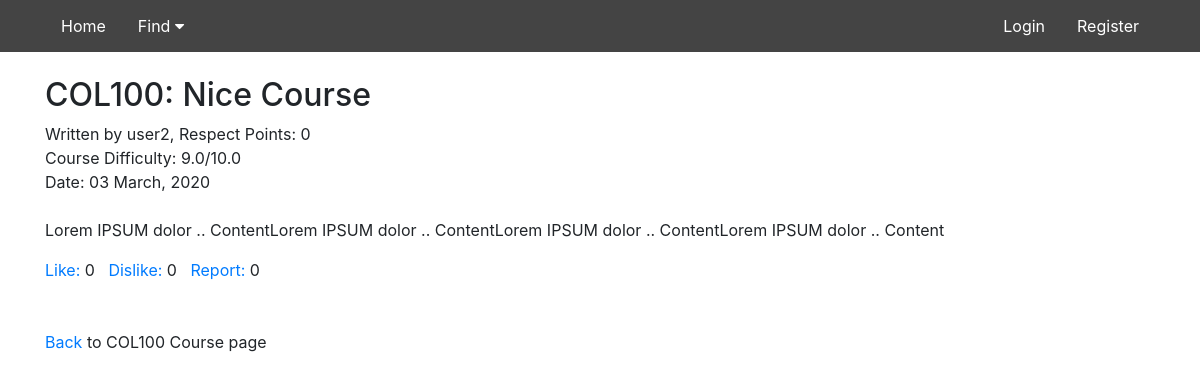
The page /course/COL100/review/5/ on the database its author committed.
### review/models.py (models this page shows, shortened)
class Course_Review(models.Model):
	title = models.CharField(max_length=100)
	course = models.ForeignKey(Course, on_delete=models.CASCADE)
	review = models.TextField()
	course_difficulty = models.IntegerField(validators=[MinValueValidator(1), MaxValueValidator(10)])
	author = models.ForeignKey(User, on_delete=models.CASCADE)
	anonymous = models.BooleanField()
	date_posted = models.DateTimeField(auto_now_add = True)
	date_modif = models.DateTimeField(auto_now = True)
	likes = models.IntegerField(default=0)
	dislikes = models.IntegerField(default=0)
	reports = models.IntegerField(default=0)
	class Meta:
		constraints	= [
			models.UniqueConstraint(fields = ['course', 'author'], name = 'unique_course_review'),
		]

class Course(models.Model):
	name = models.CharField(max_length = 100, unique = True)
	title = models.CharField(max_length = 100)
	dept = models.ForeignKey(Department, on_delete=models.CASCADE)
	info = models.TextField()

### users/models.py (models this page shows, shortened)
class Profile(models.Model):
	user = models.OneToOneField(User, on_delete=models.CASCADE)
	rp = models.IntegerField(default = 0)
	warn_offensive = models.BooleanField(default = False)

### review/views.py (the view)
# urls.py: path('course/<slug:cname>/review/<int:pk>/', CourseReviewDetailView.as_view(), name = 'course-review-detail'),
class CourseReviewDetailView(DetailView):
	model = Course_Review

### review/templates/review/course_review_detail.html (shortened to what this page needs)
{% extends "review/base.html" %}
{% block content %}
<div class = "review">
	<h2>{{ object.course.name }}: {{ object.title }}</h2>
	Written by
	{% if object.anonymous %}
		anonymous
	{% else %}
		{{ object.author.username }}, Respect Points: {{ object.author.profile.rp }}
	{% endif %}
	<br>
	Course Difficulty: {{ object.course_difficulty }}.0/10.0
	<br>
	Date: {{object.date_posted|date:"m F, Y"}}
	<br><br><p>{{ object.review }}</p>
</div>
<a href = "#" onClick = "document.getElementById('likebutton{{object.id}}').submit()">Like:</a> {{ object.likes }}
&nbsp&nbsp<a href = "#" onClick = "document.getElementById('dislikebutton{{object.id}}').submit()">Dislike:</a> {{ object.dislikes }}
&nbsp&nbsp<a href = "#" onClick = "document.getElementById('report{{object.id}}').submit()">Report:</a> {{ object.reports }}
<br><br><a href="{% url 'review-find-course-name' object.course.name %}">Back</a> to {{ object.course.name}} Course page
{% endblock %}

### rows shown on the page
Course_Review: course.name "COL100", title "Nice Course", author.username "user2", author.profile.rp "0", course_difficulty "9", date_posted "03 March, 2020", review "Lorem IPSUM dolor .. ContentLorem IPSUM dolor .. ContentLorem IPSUM dolor .. ContentLorem IPSUM dolor .. Content", likes "0", dislikes "0", reports "0"
